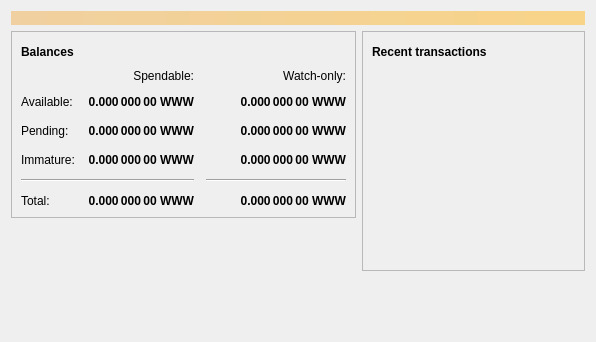
<?xml version="1.0" encoding="UTF-8"?>
<ui version="4.0">
 <class>OverviewPage</class>
 <widget class="QWidget" name="OverviewPage">
  <property name="geometry">
   <rect>
    <x>0</x>
    <y>0</y>
    <width>596</width>
    <height>342</height>
   </rect>
  </property>
  <property name="windowTitle">
   <string>Form</string>
  </property>
  <layout class="QVBoxLayout" name="topLayout">
   <item>
    <widget class="QLabel" name="labelAlerts">
     <property name="visible">
      <bool>false</bool>
     </property>
     <property name="styleSheet">
      <string notr="true">QLabel { background-color: qlineargradient(x1: 0, y1: 0, x2: 1, y2: 0, stop:0 #F0D0A0, stop:1 #F8D488); color:#000000; }</string>
     </property>
     <property name="wordWrap">
      <bool>true</bool>
     </property>
     <property name="margin">
      <number>3</number>
     </property>
     <property name="textInteractionFlags">
      <set>Qt::TextSelectableByMouse</set>
     </property>
    </widget>
   </item>
   <item>
    <layout class="QHBoxLayout" name="horizontalLayout" stretch="1,1">
     <item>
      <layout class="QVBoxLayout" name="verticalLayout_2">
       <item>
        <widget class="QFrame" name="frame">
         <property name="frameShape">
          <enum>QFrame::StyledPanel</enum>
         </property>
         <property name="frameShadow">
          <enum>QFrame::Raised</enum>
         </property>
         <layout class="QVBoxLayout" name="verticalLayout_4">
          <item>
           <layout class="QHBoxLayout" name="horizontalLayout_4">
            <item>
             <widget class="QLabel" name="label_5">
              <property name="font">
               <font>
                <weight>75</weight>
                <bold>true</bold>
               </font>
              </property>
              <property name="text">
               <string>Balances</string>
              </property>
             </widget>
            </item>
            <item>
             <widget class="QPushButton" name="labelWalletStatus">
              <property name="enabled">
               <bool>true</bool>
              </property>
              <property name="maximumSize">
               <size>
                <width>30</width>
                <height>16777215</height>
               </size>
              </property>
              <property name="toolTip">
               <string>The displayed information may be out of date. Your wallet automatically synchronizes with the Wwwcoin network after a connection is established, but this process has not completed yet.</string>
              </property>
              <property name="text">
               <string/>
              </property>
              <property name="icon">
               <iconset resource="../bitcoin.qrc">
                <normaloff>:/icons/warning</normaloff>
                <disabledoff>:/icons/warning</disabledoff>:/icons/warning</iconset>
              </property>
              <property name="iconSize">
               <size>
                <width>24</width>
                <height>24</height>
               </size>
              </property>
              <property name="flat">
               <bool>true</bool>
              </property>
             </widget>
            </item>
            <item>
             <spacer name="horizontalSpacer_3">
              <property name="orientation">
               <enum>Qt::Horizontal</enum>
              </property>
              <property name="sizeHint" stdset="0">
               <size>
                <width>40</width>
                <height>20</height>
               </size>
              </property>
             </spacer>
            </item>
           </layout>
          </item>
          <item>
           <layout class="QGridLayout" name="gridLayout">
            <property name="spacing">
             <number>12</number>
            </property>
            <item row="2" column="2">
             <widget class="QLabel" name="labelWatchPending">
              <property name="font">
               <font>
                <weight>75</weight>
                <bold>true</bold>
               </font>
              </property>
              <property name="cursor">
               <cursorShape>IBeamCursor</cursorShape>
              </property>
              <property name="toolTip">
               <string>Unconfirmed transactions to watch-only addresses</string>
              </property>
              <property name="text">
               <string notr="true">0.000 000 00 WWW</string>
              </property>
              <property name="alignment">
               <set>Qt::AlignRight|Qt::AlignTrailing|Qt::AlignVCenter</set>
              </property>
              <property name="textInteractionFlags">
               <set>Qt::LinksAccessibleByMouse|Qt::TextSelectableByKeyboard|Qt::TextSelectableByMouse</set>
              </property>
             </widget>
            </item>
            <item row="2" column="1">
             <widget class="QLabel" name="labelUnconfirmed">
              <property name="font">
               <font>
                <weight>75</weight>
                <bold>true</bold>
               </font>
              </property>
              <property name="cursor">
               <cursorShape>IBeamCursor</cursorShape>
              </property>
              <property name="toolTip">
               <string>Total of transactions that have yet to be confirmed, and do not yet count toward the spendable balance</string>
              </property>
              <property name="text">
               <string notr="true">0.000 000 00 WWW</string>
              </property>
              <property name="alignment">
               <set>Qt::AlignRight|Qt::AlignTrailing|Qt::AlignVCenter</set>
              </property>
              <property name="textInteractionFlags">
               <set>Qt::LinksAccessibleByMouse|Qt::TextSelectableByKeyboard|Qt::TextSelectableByMouse</set>
              </property>
             </widget>
            </item>
            <item row="3" column="2">
             <widget class="QLabel" name="labelWatchImmature">
              <property name="font">
               <font>
                <weight>75</weight>
                <bold>true</bold>
               </font>
              </property>
              <property name="cursor">
               <cursorShape>IBeamCursor</cursorShape>
              </property>
              <property name="toolTip">
               <string>Mined balance in watch-only addresses that has not yet matured</string>
              </property>
              <property name="text">
               <string notr="true">0.000 000 00 WWW</string>
              </property>
              <property name="alignment">
               <set>Qt::AlignRight|Qt::AlignTrailing|Qt::AlignVCenter</set>
              </property>
              <property name="textInteractionFlags">
               <set>Qt::LinksAccessibleByMouse|Qt::TextSelectableByKeyboard|Qt::TextSelectableByMouse</set>
              </property>
             </widget>
            </item>
            <item row="4" column="0" colspan="2">
             <widget class="Line" name="line">
              <property name="orientation">
               <enum>Qt::Horizontal</enum>
              </property>
             </widget>
            </item>
            <item row="4" column="2">
             <widget class="Line" name="lineWatchBalance">
              <property name="sizePolicy">
               <sizepolicy hsizetype="Preferred" vsizetype="Fixed">
                <horstretch>0</horstretch>
                <verstretch>0</verstretch>
               </sizepolicy>
              </property>
              <property name="minimumSize">
               <size>
                <width>140</width>
                <height>0</height>
               </size>
              </property>
              <property name="orientation">
               <enum>Qt::Horizontal</enum>
              </property>
             </widget>
            </item>
            <item row="5" column="0">
             <widget class="QLabel" name="labelTotalText">
              <property name="text">
               <string>Total:</string>
              </property>
             </widget>
            </item>
            <item row="3" column="1">
             <widget class="QLabel" name="labelImmature">
              <property name="font">
               <font>
                <weight>75</weight>
                <bold>true</bold>
               </font>
              </property>
              <property name="cursor">
               <cursorShape>IBeamCursor</cursorShape>
              </property>
              <property name="toolTip">
               <string>Mined balance that has not yet matured</string>
              </property>
              <property name="text">
               <string notr="true">0.000 000 00 WWW</string>
              </property>
              <property name="alignment">
               <set>Qt::AlignRight|Qt::AlignTrailing|Qt::AlignVCenter</set>
              </property>
              <property name="textInteractionFlags">
               <set>Qt::LinksAccessibleByMouse|Qt::TextSelectableByKeyboard|Qt::TextSelectableByMouse</set>
              </property>
             </widget>
            </item>
            <item row="2" column="3">
             <spacer name="horizontalSpacer_2">
              <property name="orientation">
               <enum>Qt::Horizontal</enum>
              </property>
              <property name="sizeHint" stdset="0">
               <size>
                <width>40</width>
                <height>20</height>
               </size>
              </property>
             </spacer>
            </item>
            <item row="3" column="0">
             <widget class="QLabel" name="labelImmatureText">
              <property name="text">
               <string>Immature:</string>
              </property>
             </widget>
            </item>
            <item row="5" column="1">
             <widget class="QLabel" name="labelTotal">
              <property name="font">
               <font>
                <weight>75</weight>
                <bold>true</bold>
               </font>
              </property>
              <property name="cursor">
               <cursorShape>IBeamCursor</cursorShape>
              </property>
              <property name="toolTip">
               <string>Your current total balance</string>
              </property>
              <property name="text">
               <string notr="true">0.000 000 00 WWW</string>
              </property>
              <property name="alignment">
               <set>Qt::AlignRight|Qt::AlignTrailing|Qt::AlignVCenter</set>
              </property>
              <property name="textInteractionFlags">
               <set>Qt::LinksAccessibleByMouse|Qt::TextSelectableByKeyboard|Qt::TextSelectableByMouse</set>
              </property>
             </widget>
            </item>
            <item row="5" column="2">
             <widget class="QLabel" name="labelWatchTotal">
              <property name="font">
               <font>
                <weight>75</weight>
                <bold>true</bold>
               </font>
              </property>
              <property name="cursor">
               <cursorShape>IBeamCursor</cursorShape>
              </property>
              <property name="toolTip">
               <string>Current total balance in watch-only addresses</string>
              </property>
              <property name="text">
               <string notr="true">0.000 000 00 WWW</string>
              </property>
              <property name="alignment">
               <set>Qt::AlignRight|Qt::AlignTrailing|Qt::AlignVCenter</set>
              </property>
              <property name="textInteractionFlags">
               <set>Qt::LinksAccessibleByMouse|Qt::TextSelectableByKeyboard|Qt::TextSelectableByMouse</set>
              </property>
             </widget>
            </item>
            <item row="0" column="2">
             <widget class="QLabel" name="labelWatchonly">
              <property name="text">
               <string>Watch-only:</string>
              </property>
              <property name="alignment">
               <set>Qt::AlignRight|Qt::AlignTrailing|Qt::AlignVCenter</set>
              </property>
             </widget>
            </item>
            <item row="1" column="0">
             <widget class="QLabel" name="labelBalanceText">
              <property name="text">
               <string>Available:</string>
              </property>
             </widget>
            </item>
            <item row="1" column="1">
             <widget class="QLabel" name="labelBalance">
              <property name="font">
               <font>
                <weight>75</weight>
                <bold>true</bold>
               </font>
              </property>
              <property name="cursor">
               <cursorShape>IBeamCursor</cursorShape>
              </property>
              <property name="toolTip">
               <string>Your current spendable balance</string>
              </property>
              <property name="text">
               <string notr="true">0.000 000 00 WWW</string>
              </property>
              <property name="alignment">
               <set>Qt::AlignRight|Qt::AlignTrailing|Qt::AlignVCenter</set>
              </property>
              <property name="textInteractionFlags">
               <set>Qt::LinksAccessibleByMouse|Qt::TextSelectableByKeyboard|Qt::TextSelectableByMouse</set>
              </property>
             </widget>
            </item>
            <item row="1" column="2">
             <widget class="QLabel" name="labelWatchAvailable">
              <property name="font">
               <font>
                <weight>75</weight>
                <bold>true</bold>
               </font>
              </property>
              <property name="cursor">
               <cursorShape>IBeamCursor</cursorShape>
              </property>
              <property name="toolTip">
               <string>Your current balance in watch-only addresses</string>
              </property>
              <property name="text">
               <string notr="true">0.000 000 00 WWW</string>
              </property>
              <property name="alignment">
               <set>Qt::AlignRight|Qt::AlignTrailing|Qt::AlignVCenter</set>
              </property>
              <property name="textInteractionFlags">
               <set>Qt::LinksAccessibleByMouse|Qt::TextSelectableByKeyboard|Qt::TextSelectableByMouse</set>
              </property>
             </widget>
            </item>
            <item row="2" column="0">
             <widget class="QLabel" name="labelPendingText">
              <property name="text">
               <string>Pending:</string>
              </property>
             </widget>
            </item>
            <item row="0" column="1">
             <widget class="QLabel" name="labelSpendable">
              <property name="text">
               <string>Spendable:</string>
              </property>
              <property name="alignment">
               <set>Qt::AlignRight|Qt::AlignTrailing|Qt::AlignVCenter</set>
              </property>
             </widget>
            </item>
           </layout>
          </item>
         </layout>
        </widget>
       </item>
       <item>
        <spacer name="verticalSpacer">
         <property name="orientation">
          <enum>Qt::Vertical</enum>
         </property>
         <property name="sizeHint" stdset="0">
          <size>
           <width>20</width>
           <height>40</height>
          </size>
         </property>
        </spacer>
       </item>
      </layout>
     </item>
     <item>
      <layout class="QVBoxLayout" name="verticalLayout_3">
       <item>
        <widget class="QFrame" name="frame_2">
         <property name="frameShape">
          <enum>QFrame::StyledPanel</enum>
         </property>
         <property name="frameShadow">
          <enum>QFrame::Raised</enum>
         </property>
         <layout class="QVBoxLayout" name="verticalLayout">
          <item>
           <layout class="QHBoxLayout" name="horizontalLayout_2">
            <item>
             <widget class="QLabel" name="label_4">
              <property name="font">
               <font>
                <weight>75</weight>
                <bold>true</bold>
               </font>
              </property>
              <property name="text">
               <string>Recent transactions</string>
              </property>
             </widget>
            </item>
            <item>
             <widget class="QPushButton" name="labelTransactionsStatus">
              <property name="enabled">
               <bool>true</bool>
              </property>
              <property name="maximumSize">
               <size>
                <width>30</width>
                <height>16777215</height>
               </size>
              </property>
              <property name="toolTip">
               <string>The displayed information may be out of date. Your wallet automatically synchronizes with the Wwwcoin network after a connection is established, but this process has not completed yet.</string>
              </property>
              <property name="text">
               <string/>
              </property>
              <property name="icon">
               <iconset resource="../bitcoin.qrc">
                <normaloff>:/icons/warning</normaloff>
                <disabledoff>:/icons/warning</disabledoff>:/icons/warning</iconset>
              </property>
              <property name="iconSize">
               <size>
                <width>24</width>
                <height>24</height>
               </size>
              </property>
              <property name="flat">
               <bool>true</bool>
              </property>
             </widget>
            </item>
            <item>
             <spacer name="horizontalSpacer">
              <property name="orientation">
               <enum>Qt::Horizontal</enum>
              </property>
              <property name="sizeHint" stdset="0">
               <size>
                <width>40</width>
                <height>20</height>
               </size>
              </property>
             </spacer>
            </item>
           </layout>
          </item>
          <item>
           <widget class="QListView" name="listTransactions">
            <property name="styleSheet">
             <string notr="true">QListView { background: transparent; }</string>
            </property>
            <property name="frameShape">
             <enum>QFrame::NoFrame</enum>
            </property>
            <property name="verticalScrollBarPolicy">
             <enum>Qt::ScrollBarAlwaysOff</enum>
            </property>
            <property name="horizontalScrollBarPolicy">
             <enum>Qt::ScrollBarAlwaysOff</enum>
            </property>
            <property name="selectionMode">
             <enum>QAbstractItemView::NoSelection</enum>
            </property>
           </widget>
          </item>
         </layout>
        </widget>
       </item>
       <item>
        <spacer name="verticalSpacer_2">
         <property name="orientation">
          <enum>Qt::Vertical</enum>
         </property>
         <property name="sizeHint" stdset="0">
          <size>
           <width>20</width>
           <height>40</height>
          </size>
         </property>
        </spacer>
       </item>
      </layout>
     </item>
    </layout>
   </item>
  </layout>
 </widget>
 <resources/>
 <connections/>
</ui>
